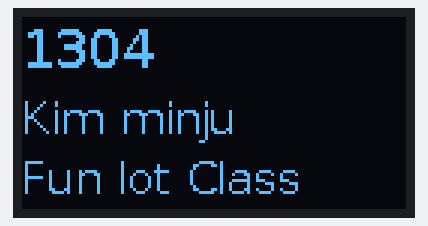
Simulated run of this program. Board: Raspberry Pi (BCM pin numbers). On the bench: 128×64 one-colour display. At 0.1 s the program stops and its outputs stay as they are.

Above: at 0.2 s.

The program:

OLED.py
```python
import board
import digitalio
from PIL import Image, ImageDraw, ImageFont
import adafruit_ssd1306

# Setting some variables for our reset pin etc.
RESET_PIN = digitalio.DigitalInOut(board.D4)

# Very important... This lets py-gaugette 'know' what pins to use in order to reset the display
i2c = board.I2C()
oled = adafruit_ssd1306.SSD1306_I2C(128, 64, i2c, addr=0x3c, reset=RESET_PIN)

# Clear display.
oled.fill(0)
oled.show()

# Create blank image for drawing.
image = Image.new("1", (oled.width, oled.height))
draw = ImageDraw.Draw(image)

# Load a font in 2 different sizes.
font = ImageFont.truetype(
    "/usr/share/fonts/truetype/dejavu/DejaVuSans.ttf", 18)
font2 = ImageFont.truetype(
    "/usr/share/fonts/truetype/dejavu/DejaVuSans.ttf", 15)

# Draw the text
draw.text((0, 0), "1304", font=font, fill=255)
draw.text((0, 25), "Kim minju", font=font2, fill=255)
draw.text((0, 45), "Fun Iot Class", font=font2, fill=255)

# Display image
oled.image(image)
oled.show()
```
